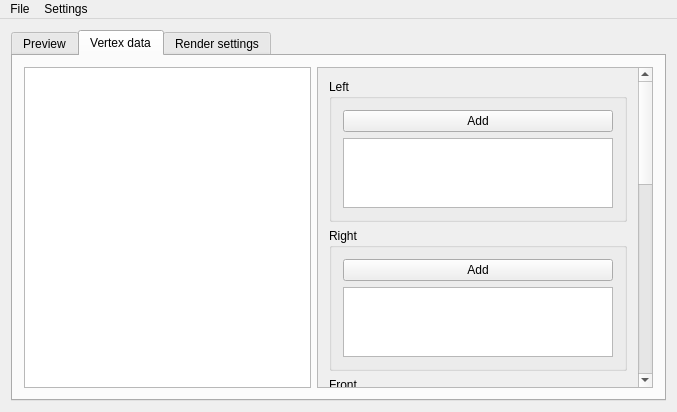
<?xml version="1.0" encoding="UTF-8"?>
<ui version="4.0">
 <class>MainWindow</class>
 <widget class="QMainWindow" name="MainWindow">
  <property name="geometry">
   <rect>
    <x>0</x>
    <y>0</y>
    <width>677</width>
    <height>412</height>
   </rect>
  </property>
  <property name="windowTitle">
   <string>MainWindow</string>
  </property>
  <widget class="QWidget" name="centralWidget">
   <layout class="QVBoxLayout" name="verticalLayout">
    <item>
     <widget class="QTabWidget" name="tabWidget">
      <property name="currentIndex">
       <number>1</number>
      </property>
      <widget class="QWidget" name="previewTab">
       <attribute name="title">
        <string>Preview</string>
       </attribute>
       <layout class="QVBoxLayout" name="verticalLayout_2">
        <item>
         <widget class="BlockRenderer" name="blockRenderer" native="true"/>
        </item>
       </layout>
      </widget>
      <widget class="QWidget" name="tab_3">
       <attribute name="title">
        <string>Vertex data</string>
       </attribute>
       <layout class="QHBoxLayout" name="horizontalLayout_2">
        <item>
         <widget class="QListWidget" name="quadListWidget"/>
        </item>
        <item>
         <widget class="QScrollArea" name="scrollArea">
          <property name="widgetResizable">
           <bool>true</bool>
          </property>
          <widget class="QWidget" name="scrollAreaWidgetContents">
           <property name="geometry">
            <rect>
             <x>0</x>
             <y>0</y>
             <width>295</width>
             <height>858</height>
            </rect>
           </property>
           <layout class="QVBoxLayout" name="verticalLayout_9">
            <item>
             <widget class="QGroupBox" name="groupBox">
              <property name="title">
               <string>Left</string>
              </property>
              <layout class="QVBoxLayout" name="verticalLayout_3">
               <item>
                <widget class="QPushButton" name="leftAddPushButton">
                 <property name="text">
                  <string>Add</string>
                 </property>
                </widget>
               </item>
               <item>
                <widget class="QListWidget" name="leftListWidget"/>
               </item>
              </layout>
             </widget>
            </item>
            <item>
             <widget class="QGroupBox" name="groupBox_2">
              <property name="title">
               <string>Right</string>
              </property>
              <layout class="QVBoxLayout" name="verticalLayout_4">
               <item>
                <widget class="QPushButton" name="pushButton_2">
                 <property name="text">
                  <string>Add</string>
                 </property>
                </widget>
               </item>
               <item>
                <widget class="QListWidget" name="listWidget_3"/>
               </item>
              </layout>
             </widget>
            </item>
            <item>
             <widget class="QGroupBox" name="groupBox_5">
              <property name="title">
               <string>Front</string>
              </property>
              <layout class="QVBoxLayout" name="verticalLayout_7">
               <item>
                <widget class="QPushButton" name="pushButton_5">
                 <property name="text">
                  <string>Add</string>
                 </property>
                </widget>
               </item>
               <item>
                <widget class="QListWidget" name="listWidget_6"/>
               </item>
              </layout>
             </widget>
            </item>
            <item>
             <widget class="QGroupBox" name="groupBox_6">
              <property name="title">
               <string>Back</string>
              </property>
              <layout class="QVBoxLayout" name="verticalLayout_8">
               <item>
                <widget class="QPushButton" name="pushButton_6">
                 <property name="text">
                  <string>Add</string>
                 </property>
                </widget>
               </item>
               <item>
                <widget class="QListWidget" name="listWidget_7"/>
               </item>
               <item>
                <widget class="QGroupBox" name="groupBox_3">
                 <property name="title">
                  <string>Top</string>
                 </property>
                 <layout class="QVBoxLayout" name="verticalLayout_5">
                  <item>
                   <widget class="QPushButton" name="pushButton_3">
                    <property name="text">
                     <string>Add</string>
                    </property>
                   </widget>
                  </item>
                  <item>
                   <widget class="QListWidget" name="listWidget_4"/>
                  </item>
                 </layout>
                </widget>
               </item>
              </layout>
             </widget>
            </item>
            <item>
             <widget class="QGroupBox" name="groupBox_4">
              <property name="title">
               <string>Bottom</string>
              </property>
              <layout class="QVBoxLayout" name="verticalLayout_6">
               <item>
                <widget class="QPushButton" name="pushButton_4">
                 <property name="text">
                  <string>Add</string>
                 </property>
                </widget>
               </item>
               <item>
                <widget class="QListWidget" name="listWidget_5"/>
               </item>
              </layout>
             </widget>
            </item>
           </layout>
          </widget>
         </widget>
        </item>
       </layout>
      </widget>
      <widget class="QWidget" name="tab_2">
       <attribute name="title">
        <string>Render settings</string>
       </attribute>
       <widget class="QGroupBox" name="groupBox_7">
        <property name="geometry">
         <rect>
          <x>10</x>
          <y>10</y>
          <width>221</width>
          <height>171</height>
         </rect>
        </property>
        <property name="title">
         <string>Opacity</string>
        </property>
        <widget class="QCheckBox" name="checkBox">
         <property name="geometry">
          <rect>
           <x>10</x>
           <y>20</y>
           <width>201</width>
           <height>17</height>
          </rect>
         </property>
         <property name="text">
          <string>Use alpha blending</string>
         </property>
        </widget>
       </widget>
      </widget>
     </widget>
    </item>
   </layout>
  </widget>
  <widget class="QMenuBar" name="menuBar">
   <property name="geometry">
    <rect>
     <x>0</x>
     <y>0</y>
     <width>677</width>
     <height>21</height>
    </rect>
   </property>
   <widget class="QMenu" name="menuFile">
    <property name="title">
     <string>File</string>
    </property>
    <addaction name="actionNew"/>
    <addaction name="actionOpen"/>
    <addaction name="separator"/>
    <addaction name="actionSave"/>
    <addaction name="actionSave_as"/>
    <addaction name="separator"/>
    <addaction name="actionExit"/>
   </widget>
   <widget class="QMenu" name="menuSettings">
    <property name="title">
     <string>Settings</string>
    </property>
    <addaction name="actionTexture"/>
    <addaction name="actionLoad_shader"/>
   </widget>
   <addaction name="menuFile"/>
   <addaction name="menuSettings"/>
  </widget>
  <action name="actionNew">
   <property name="text">
    <string>New...</string>
   </property>
  </action>
  <action name="actionOpen">
   <property name="text">
    <string>Open...</string>
   </property>
  </action>
  <action name="actionSave">
   <property name="text">
    <string>Save</string>
   </property>
  </action>
  <action name="actionSave_as">
   <property name="text">
    <string>Save as...</string>
   </property>
  </action>
  <action name="actionExit">
   <property name="text">
    <string>Exit</string>
   </property>
  </action>
  <action name="actionTexture">
   <property name="text">
    <string>Load texture...</string>
   </property>
  </action>
  <action name="actionLoad_shader">
   <property name="text">
    <string>Load shaderprogram...</string>
   </property>
  </action>
 </widget>
 <layoutdefault spacing="6" margin="11"/>
 <customwidgets>
  <customwidget>
   <class>BlockRenderer</class>
   <extends>QWidget</extends>
   <header>blockrenderer.h</header>
   <container>1</container>
  </customwidget>
 </customwidgets>
 <resources/>
 <connections/>
</ui>
